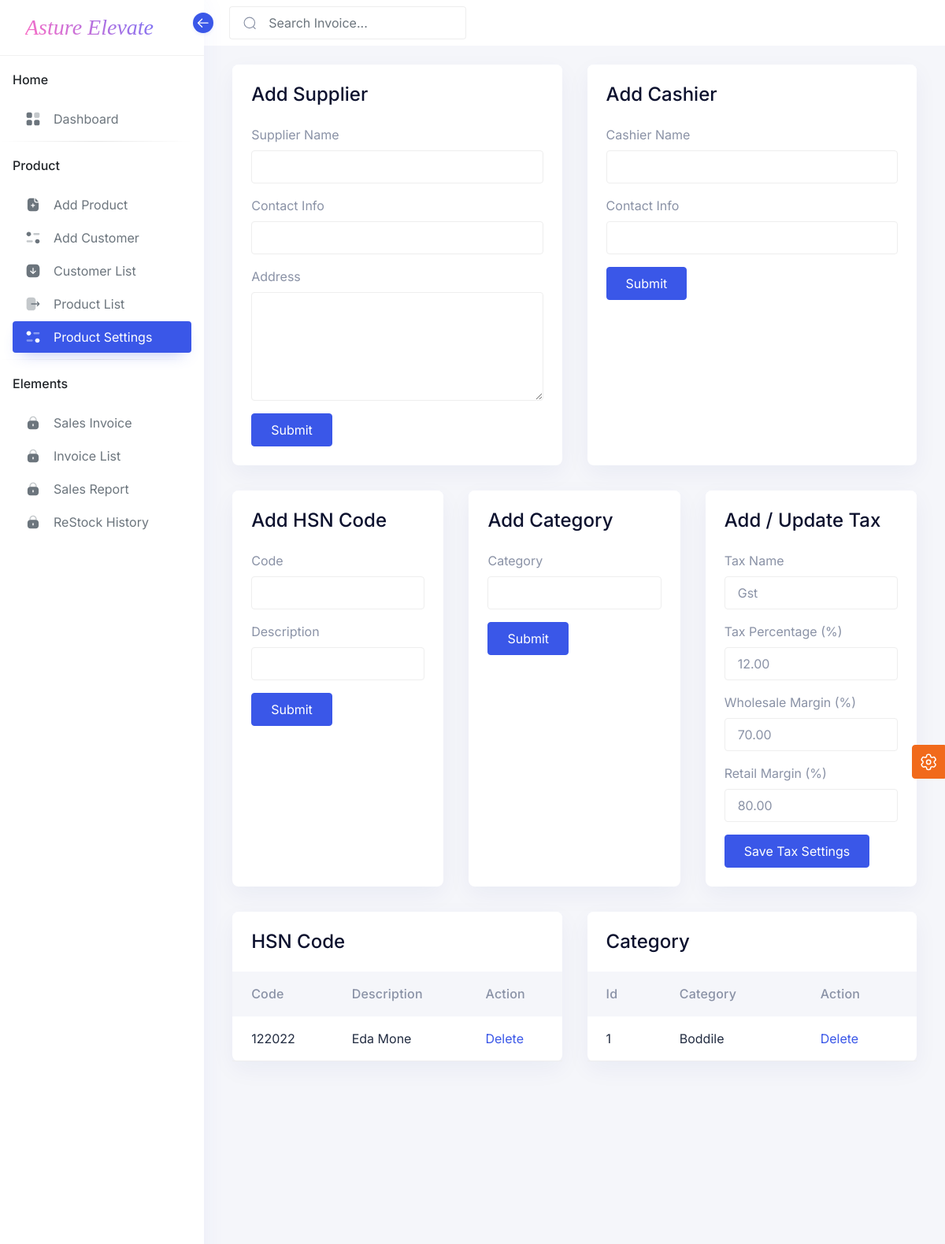
The page /Product/Product_Settings/ (upper part) on the database as committed earlier.
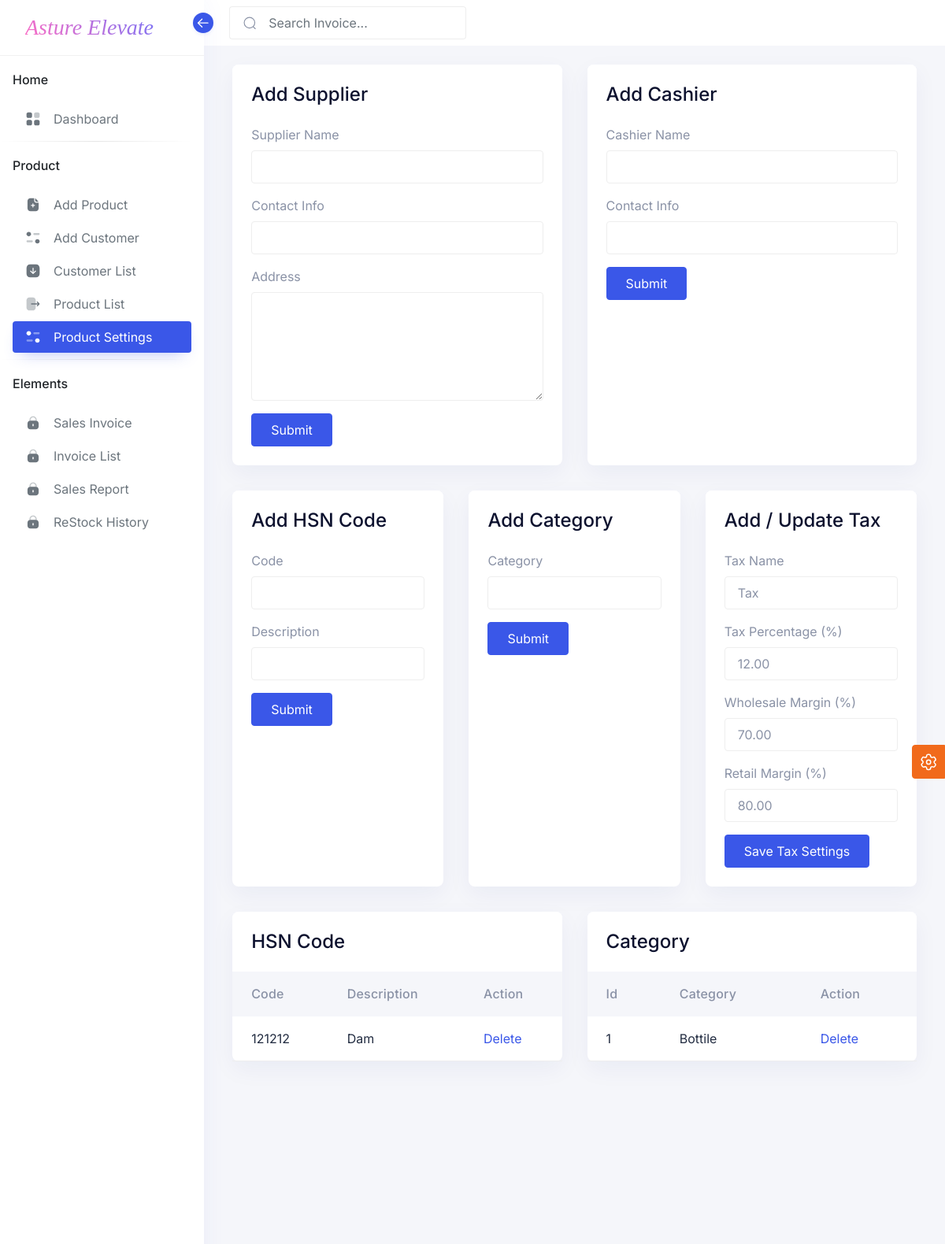
The same page on the database as committed later.
### Product/models.py (models this page shows, shortened)
class Tax(models.Model):
    name = models.CharField(max_length=50)  # e.g., GST 5%, GST 18%
    percentage = models.DecimalField(max_digits=5, decimal_places=2)  # e.g., 5.00, 18.00
    wholesale_margin = models.DecimalField(max_digits=5, decimal_places=2, default=70.00)  # e.g., 70%
    retail_margin = models.DecimalField(max_digits=5, decimal_places=2, default=80.00)      # e.g., 80%

class HSNCode(models.Model):
    code = models.CharField(max_length=10, unique=True)
    description = models.TextField()

class Category(models.Model):
    name = models.CharField(max_length=255)

### Product/views.py (the view)
# urls.py: path('Product_Settings/',Product_Settings,name='Product_Settings'),
def Product_Settings(request):
    hsn=HSNCode.objects.all()
    cat=Category.objects.all()
    tax=Tax.objects.get(id=1)
    context={
            "hsn":hsn,
        "cat":cat,
        "tax":tax,
    }
    return render(request,'Product_settings.html',context)

### templates/Product_settings.html (shortened to what this page needs)
{% extends 'base.html' %}
{% block content %}
<div class="row d-flex align-items-stretch">
    <div class="col-sm-6 col-6 d-flex">
        <div class="card w-100">
            <div class="card-header d-flex justify-content-between">
                <div class="header-title">
                    <h4 class="card-title">Add Supplier</h4>
                </div>
            </div>
            <div class="card-body">
                <form method="post" action="{% url 'Add_Supplier' %}">
                    <div class="form-group">
                        <label class="form-label">Supplier Name</label>
                        <input type="text" name="name" class="form-control">
                    </div>
                    <div class="form-group">
                        <label class="form-label" for="pwd">Contact Info</label>
                        <input type="number" class="form-control" name="contact_info">
                    </div>
                    <div class="form-group">
                        <label class="form-label" for="pwd">Address</label>
                        <textarea class="form-control" name="address" rows="5"></textarea>
                    </div>
                    <button type="submit" class="btn btn-primary">Submit</button>
                </form>
            </div>
        </div>
    </div>
    <div class="col-sm-6 col-6 d-flex">
        <div class="card w-100">
            <div class="card-header d-flex justify-content-between">
                <div class="header-title">
                    <h4 class="card-title">Add Cashier</h4>
                </div>
            </div>
            <div class="card-body">
                <form method="post" action="{% url 'Add_Cashier' %}">
                    <div class="form-group">
                        <label class="form-label">Cashier Name</label>
                        <input type="text" name="name" class="form-control">
                    </div>
                    <div class="form-group">
                        <label class="form-label" for="pwd">Contact Info</label>
                        <input type="number" class="form-control" name="contact_info">
                    </div>
                    <button type="submit" class="btn btn-primary">Submit</button>
                </form>
            </div>
        </div>
    </div>
</div>
<div class="row d-flex align-items-stretch">
    <div class="col-sm-12 col-lg-4 d-flex">
        <div class="card w-100">
            <div class="card-header d-flex justify-content-between">
                <div class="header-title">
                    <h4 class="card-title">Add HSN Code</h4>
                </div>
            </div>
            <div class="card-body">
                <form method="post" action="{% url 'add_hsn_code' %}">
                    <div class="form-group">
                        <label class="form-label">Code</label>
                        <input type="text" name="code" class="form-control">
                    </div>
                    <div class="form-group">
                        <label class="form-label" for="pwd">Description</label>
                        <input type="text" class="form-control" name="description">
                    </div>
                    <button type="submit" class="btn btn-primary">Submit</button>
                </form>
            </div>
        </div>
    </div>
    <div class="col-sm-12 col-lg-4 d-flex">
        <div class="card w-100">
            <div class="card-header d-flex justify-content-between">
                <div class="header-title">
                    <h4 class="card-title">Add Category</h4>
                </div>
            </div>
            <div class="card-body">
                <form method="post" action="{% url 'Add_Category' %}">
                    <div class="form-group">
                        <label class="form-label" for="">Category</label>
                        <input type="text" class="form-control" name="category" id="">
                    </div>
                    <button type="submit" class="btn btn-primary">Submit</button>
                </form>
            </div>
        </div>
    </div>
    <div class="col-sm-12 col-lg-4 d-flex">
        <div class="card w-100">
            <div class="card-header d-flex justify-content-between">
                <div class="header-title">
                    <h4 class="card-title">Add / Update Tax</h4>
                </div>
            </div>
            <div class="card-body">
                <form method="post" action="{% url 'Add_Tax' %}">
                    <div class="form-group mb-3">
                        <label class="form-label" for="tax_name">Tax Name</label>
                        <input type="text" class="form-control" name="tax_name" id="tax_name"
                               value="{{ tax.name }}" placeholder="Enter Tax Name" required>
                    </div>
                    <div class="form-group mb-3">
                        <label class="form-label" for="tax_percentage">Tax Percentage (%)</label>
                        <input type="number" step="0.01" min="0" max="100"
                               class="form-control" name="tax_percentage" id="tax_percentage"
                               value="{{ tax.percentage }}" placeholder="e.g. 18.00" required>
                    </div>
                    <div class="form-group mb-3">
                        <label class="form-label" for="wholesale_margin">Wholesale Margin (%)</label>
                        <input type="number" step="0.01" min="0" max="100"
                               class="form-control" name="wholesale_margin" id="wholesale_margin"
                               value="{{ tax.wholesale_margin }}" placeholder="e.g. 70.00" required>
                    </div>
                    <div class="form-group mb-3">
                        <label class="form-label" for="retail_margin">Retail Margin (%)</label>
                        <input type="number" step="0.01" min="0" max="100"
                               class="form-control" name="retail_margin" id="retail_margin"
                               value="{{ tax.retail_margin }}" placeholder="e.g. 80.00" required>
                    </div>
                    <button type="submit" class="btn btn-primary">Save Tax Settings</button>
                </form>
            </div>
        </div>
    </div>
</div>
<div class="row d-flex align-items-stretch">
    <div class="col-sm-6 d-flex">
        <div class="card w-100">
            <div class="card-header d-flex justify-content-between">
                <div class="header-title">
                    <h4 class="card-title">HSN Code</h4>
                </div>
            </div>
            <div class="card-body p-0">
                <div class="table-responsive mt-4">
                    <table id="basic-table" class="table table-striped mb-0" role="grid">
                        <thead>
                            <tr>
                                <th>Code</th>
                                <th>Description</th>
                                <th> Action</th>
                            </tr>
                        </thead>
                        <tbody>
                            {% for i in hsn %}
                            <tr>
                                <td>{{ i.code }}</td>
                                <td>{{ i.description }}</td>
                                <td><a href="{% url 'Delete_Hsn' i.id %}">Delete</a></td>
                            </tr>
                            {% endfor %}
                        </tbody>
                    </table>
                </div>
            </div>
        </div>
    </div>
    <div class="col-sm-6 d-flex">
        <div class="card w-100">
            <div class="card-header d-flex justify-content-between">
                <div class="header-title">
                    <h4 class="card-title">Category</h4>
                </div>
            </div>
            <div class="card-body p-0">
                <div class="table-responsive mt-4">
                    <table id="basic-table" class="table table-striped mb-0" role="grid">
                        <thead>
                            <tr>
                                <th>Id</th>
                                <th>Category</th>
                                <th>Action</th>
                            </tr>
                        </thead>
                        <tbody>
                            {% for i in cat %}
                            <tr>
                                <td>{{ i.id }}</td>
                                <td>{{ i.name }}</td>
                                <td><a href="{% url 'Delete_Category' i.id %}">Delete</a></td>
                            </tr>
                            {% endfor %}
                        </tbody>
                    </table>
                </div>
            </div>
        </div>
    </div>
</div>
{% endblock %}

### templates/base.html (shortened to what this page needs)
{% load static %}
<!doctype html>
<html lang="en" dir="ltr">
  <head>
      <link rel="stylesheet" href="{% static 'css/core/libs.min.css' %}">
      <link rel="stylesheet" href="{% static 'vendor/aos/dist/aos.css' %}">
      <link rel="stylesheet" href="{% static 'css/hope-ui.min.css' %}">
      <link rel="stylesheet" href="{% static 'css/custom.min.css' %}">
      <link rel="stylesheet" href="{% static 'css/dark.min.css' %}">
      <link rel="stylesheet" href="{% static 'css/customizer.min.css' %}">
      <link rel="stylesheet" href="{% static 'css/rtl.min.css' %}">
  </head>
  <body class="  ">
    <aside class="sidebar sidebar-default sidebar-white sidebar-base navs-rounded-all ">
        <div class="sidebar-header d-flex align-items-center justify-content-start">
            <a href="../dashboard/index.html" class="navbar-brand">
                <div class="logo-main">
                    <div class="logo-normal">
                      <h5 class="logo-title gradient-text">Asture Elevate</h5>
                    </div>
                </div>
            </a>
            <div class="sidebar-toggle" data-toggle="sidebar" data-active="true">
                <i class="icon">
                </i>
            </div>
        </div>
        <div class="sidebar-body pt-0 data-scrollbar">
            <div class="sidebar-list">
                <ul class="navbar-nav iq-main-menu" id="sidebar-menu">
                    <li class="nav-item static-item">
                        <a class="nav-link static-item disabled" href="#" tabindex="-1">
                            <span class="default-icon">Home</span>
                        </a>
                    </li>
                    <li class="nav-item">
                        <a class="nav-link" aria-current="page" href="{% url 'index' %}">
                            <i class="icon">
                            </i>
                            <span class="item-name">Dashboard</span>
                        </a>
                    </li>
                    <li><hr class="hr-horizontal"></li>
                    <li class="nav-item static-item">
                        <a class="nav-link static-item disabled" href="#" tabindex="-1">
                            <span class="default-icon">Product </span>
                        </a>
                    </li>
                    <li class="nav-item">
                        <a class="nav-link" aria-current="page" href="{% url 'Add_Product' %}">
                            <i class="icon">
                            </i>
                            <span class="item-name">Add Product</span>
                        </a>
                    </li>
                    <li class="nav-item">
                      <a class="nav-link"  href="{% url 'add_customer' %}">
                          <i class="icon">
                          </i>
                          <span class="item-name">Add Customer</span>
                      </a>
                  </li>
                  <li class="nav-item">
                    <a class="nav-link"  href="{% url 'Customer_List' %}">
                        <i class="icon">
                          </i>
                        <span class="item-name">Customer List</span>
                    </a>
                </li>
                    <li class="nav-item">
                        <a class="nav-link"  href="{% url 'Product_List' %}">
                            <i class="icon">
                            </i>
                            <span class="item-name">Product List</span>
                        </a>
                    </li>
                    <li class="nav-item">
                        <a class="nav-link"  href="{% url 'Product_Settings' %}">
                            <i class="icon">
                            </i>
                            <span class="item-name">Product Settings</span>
                        </a>
                    </li>
                    <li><hr class="hr-horizontal"></li>
                    <li class="nav-item static-item">
                        <a class="nav-link static-item disabled" href="#" tabindex="-1">
                            <span class="default-icon">Elements</span>
                        </a>
                    </li>
                    <li class="nav-item">
                      <a class="nav-link"  href="{% url 'add_sales_invoice' %}">
                          <i class="icon">
                          </i>
                          <span class="item-name">Sales Invoice</span>
                      </a>
                  </li>
                  <li class="nav-item">
                   <a class="nav-link"  href="{% url 'invoice_list' %}">
                       <i class="icon">
                       </i>
                       <span class="item-name">Invoice List</span>
                   </a>
               </li>
               <li class="nav-item">
                <a class="nav-link"  href="{% url 'sales_report' %}">
                    <i class="icon">
                    </i>
                    <span class="item-name">Sales Report</span>
                </a>
            </li>
            <li class="nav-item">
              <a class="nav-link"  href="{% url 'Restoke_History' %}">
                  <i class="icon">
                  </i>
                  <span class="item-name">ReStock History</span>
              </a>
          </li>
                </ul>
                        </div>
        </div>
    </aside>    <main class="main-content">
      <div class="position-relative iq-banner">
        <nav class="nav navbar navbar-expand-lg navbar-light iq-navbar">
          <div class="container-fluid navbar-inner">
            <div class="input-group search-input">
              <span class="input-group-text" id="search-input">
              </span>
              <input type="search" id="invoiceSearch" class="form-control" placeholder="Search Invoice..." autocomplete="off">
          </div>
          </div>
        </nav>
      <br><br><br>
      <div class="conatiner-fluid content-inner mt-n5 py-0">
{% block content %}
{% endblock %}
      </div>
          </main>
    <a class="btn btn-fixed-end btn-warning btn-icon btn-setting" data-bs-toggle="offcanvas" data-bs-target="#offcanvasExample" role="button" aria-controls="offcanvasExample">
    </a>
  </body>
</html>

### templates/base.html (style rules this page uses)
.gradient-text { font-family: 'Playfair Display', serif; font-style: italic; font-size: 28px; background: linear-gradient(45deg, #ff6ec4, #7873f5); -webkit-background-clip: text; -webkit-text-fill-color: transparent; display: inline-block; }

Rows that differ between the two databases and show on the page:
changed Tax: tax_name "Gst" → "Tax"
changed HSNCode: code "122022" → "121212"; description "Eda Mone" → "Dam"
changed Category id 1: name "Boddile" → "Bottile"
